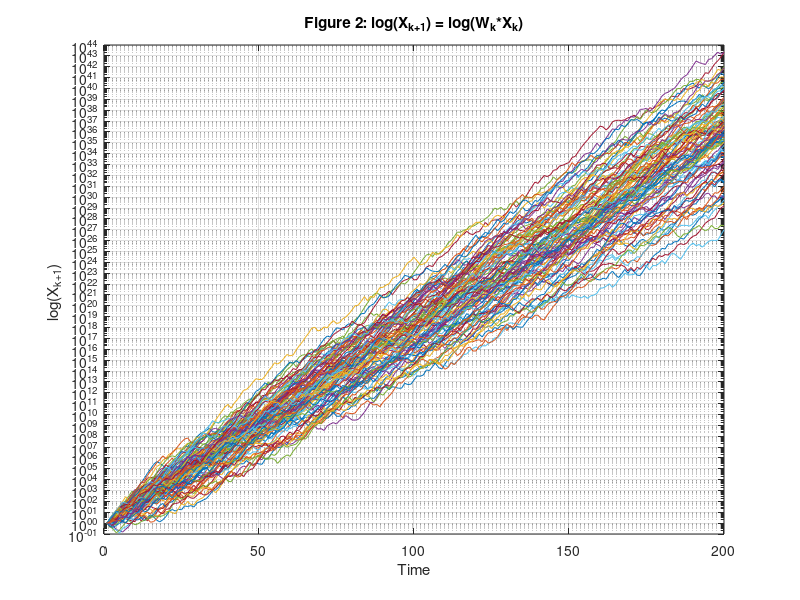

Here is the MATLAB script that generated this plot: (Note: this script raises an error after producing the figure.)
K = 200;
N = 100;

w_k = 0.4+2.6*rand(N,K);
x_k = zeros(N,K);
x_k(:,1) = 1;

for i = 1:N
    for j = 1:K-1
        x_k(i,j+1)=x_k(i,j)*w_k(i,j);
    end
end

figure(1)
plot(x_k'); grid on;
title("Figure 1: X_{k+1} = W_k*X_k");
ylabel("X_{k+1}");
xlabel("Time");

figure(2)
semilogy(x_k'); grid on;
title("Figure 2: log(X_{k+1}) = log(W_k*X_k)");
ylabel("log(X_{k+1}) ");
xlabel("Time");

%%
a = 1e4;
A = x_k;
A(A<a) = inf;
[~,I] = min(A,[],2);

%%
figure(3)
histogram(I); grid on;
title("Figure 3: Historgram of T_{10^4} = min\{k >= 1|X_k >= 10^4\}");
ylabel("Counts");
xlabel("k");